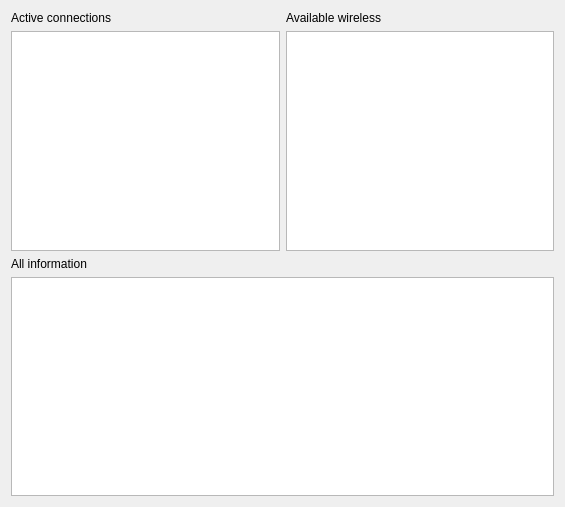
<?xml version="1.0" encoding="UTF-8"?>
<ui version="4.0">
 <class>NmList</class>
 <widget class="QDialog" name="NmList">
  <property name="geometry">
   <rect>
    <x>0</x>
    <y>0</y>
    <width>565</width>
    <height>507</height>
   </rect>
  </property>
  <property name="windowTitle">
   <string>Dialog</string>
  </property>
  <layout class="QGridLayout" name="gridLayout_2">
   <item row="2" column="0">
    <widget class="QLabel" name="labelAll">
     <property name="text">
      <string>All information</string>
     </property>
    </widget>
   </item>
   <item row="1" column="0">
    <widget class="QListView" name="listActive"/>
   </item>
   <item row="0" column="0">
    <widget class="QLabel" name="labelActive">
     <property name="text">
      <string>Active connections</string>
     </property>
    </widget>
   </item>
   <item row="1" column="1">
    <widget class="QListView" name="listWifi"/>
   </item>
   <item row="0" column="1">
    <widget class="QLabel" name="labelWifi">
     <property name="text">
      <string>Available wireless</string>
     </property>
    </widget>
   </item>
   <item row="3" column="0" colspan="2">
    <widget class="QTreeView" name="treeView">
     <attribute name="headerVisible">
      <bool>false</bool>
     </attribute>
    </widget>
   </item>
  </layout>
 </widget>
 <resources/>
 <connections/>
</ui>
